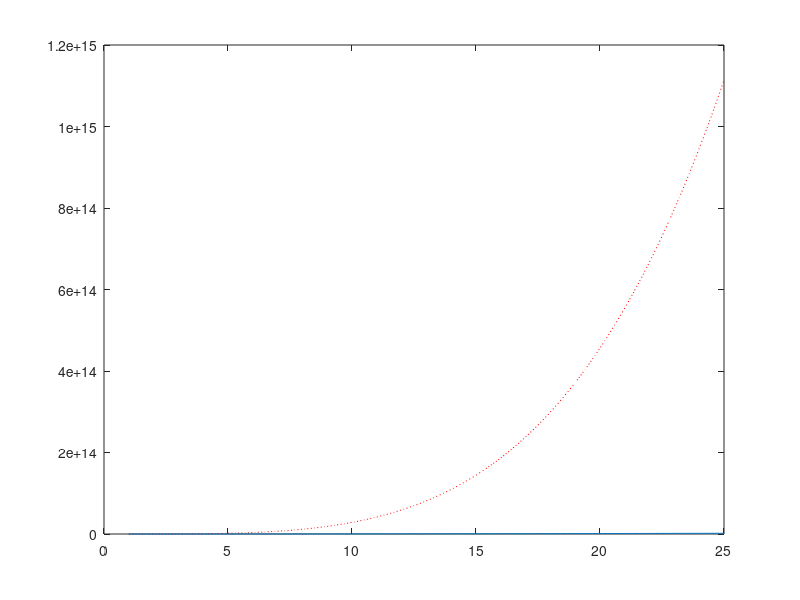

The MATLAB source for this figure:
% Stand alone:
% File: estimates the range the uwb radar can spot based on power used to send out signal.

lambda = 0.06972; RNG = 0:25; Pt = 0.00354834; 
    tau = 1e-9; RCS = 0.0729; G = 1;  
    pt = 0.00354834;
    r=1:0.1:25;
    pe = pt*(exp(2.7)/20)^2*RCS*lambda^2./((4*pi)^3.*r.^4);
    pem = pt*(exp(2.7)/20)^2*RCS*lambda^2./((4*pi)^3.*r.^2);
    y = 1./r.^4;
    
    figure, plot(r,1./pe,'r:',r,1./pem);
